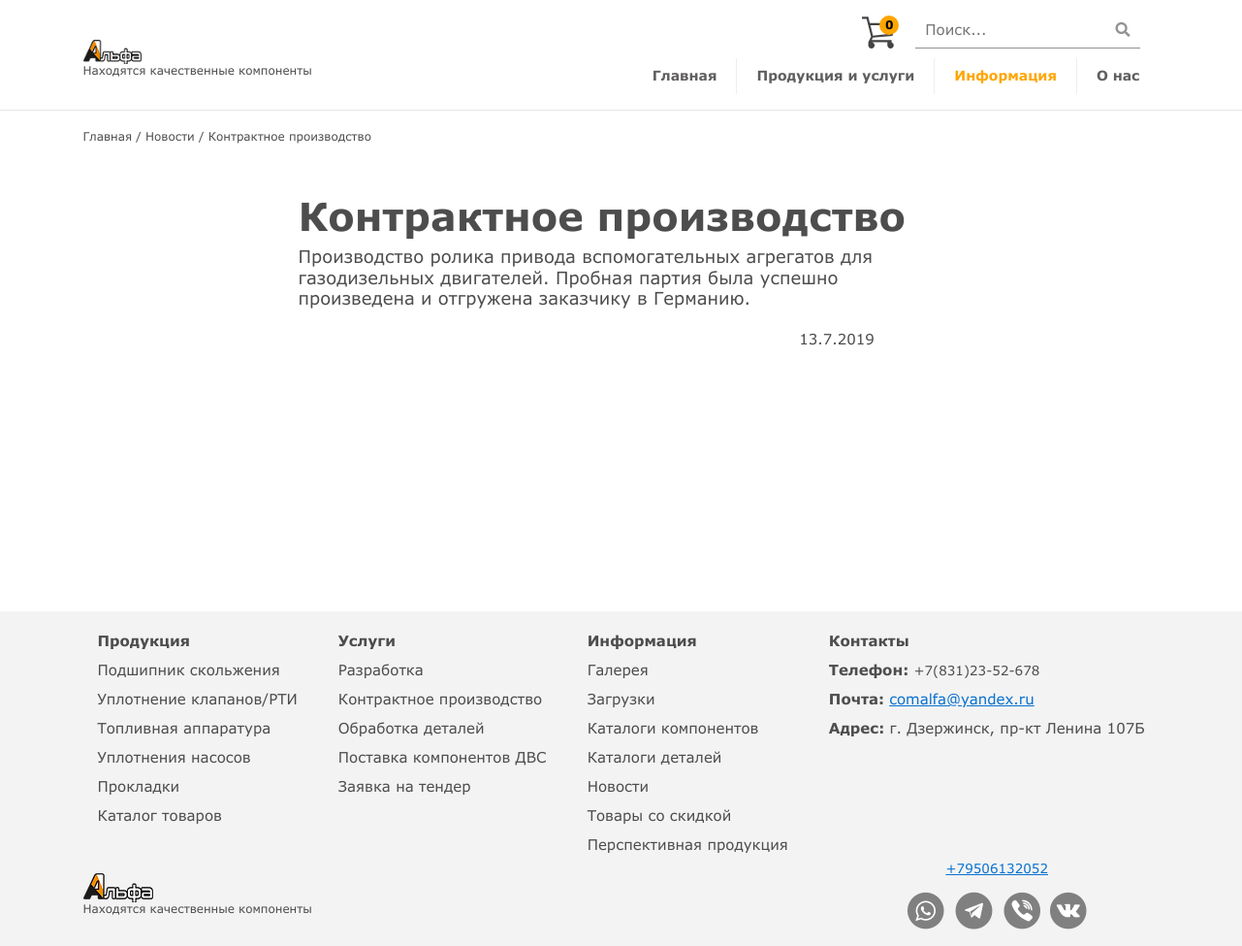
Page /news/17 on the committed database.
### main/models.py (models this page shows, shortened)
class News(models.Model):
    def get_image_path(self, filename):
        ext = filename.split('.')[-1]
        path = ''.join(["images/",translit.slugify(filename.strip()),'.',ext])
        return path
    title = models.CharField(max_length = 200, verbose_name='Заголовок')
    img = models.ImageField(upload_to=get_image_path, verbose_name='Фото')
    date = models.CharField(max_length = 30, verbose_name='Дата публикации', blank = True)
    longDescription = models.TextField(verbose_name='Описание')
    shortDescription = models.CharField(max_length = 200, verbose_name='Короткое описание')
    visible = models.BooleanField(default=True, verbose_name='Показывать новость')
    created_at = models.DateTimeField(auto_now_add=True)
    class Meta:
        verbose_name = u'Новость'
        verbose_name_plural = u'Новости'

### main/views.py (the view)
# urls.py: path('news/<int:news_id>', views.news_full, name='news'),
def news_full(request, news_id):
    context = {}
    context['news'] = News.objects.get(id = news_id)
    return render(request, 'news_full.html', context)

### main/templates/news_full.html (shortened to what this page needs)
{% extends "base.html" %}
{% load static %}
{% block content %}
<div class="container">
    <div class="breadcrumbs">
        <a href="/">Главная</a> / <a href="/news">Новости</a> / {{ news.title }}
    </div>
</div>
<div class="container">
    <div class="news-card">
        <h1>{{ news.title }}</h1>
        <p style="font-size: 18px; width: 90%;">{{ news.longDescription }}</p>
        <div class="news-card__date">
            <p style="float: right;">{{ news.date }}</p>
        </div>
    </div>
</div>
{% endblock content %}

### static/css/style.css (style rules this page uses)
body { font-family: Verdana; font-size: 15px; color: #4D4D4D; line-height: 1.2; }
h1 { padding-top: 10px; font-size: 40px; font-weight: bold; }
.news-card__date { width: 90%; padding: 5px; }
.news-card { padding: 40px 0 40px 0; width: 60%; margin: auto; }
.breadcrumbs { display: inline; font-size: 12px; }
.breadcrumbs a { text-decoration: none; color: #4D4D4D; }

### rows in the picture
News: title "Контрактное производство", longDescription "Производство ролика привода вспомогательных агрегатов для газодизельных двигателей. Пробная партия была успешно произведена и отгружена заказчику в Германию.", date "13.7.2019"
